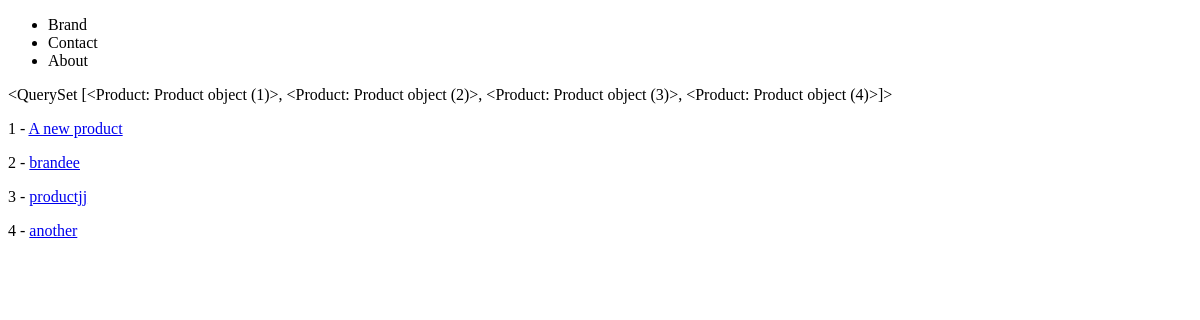
/products/list/, run on an earlier commit of the app's database.
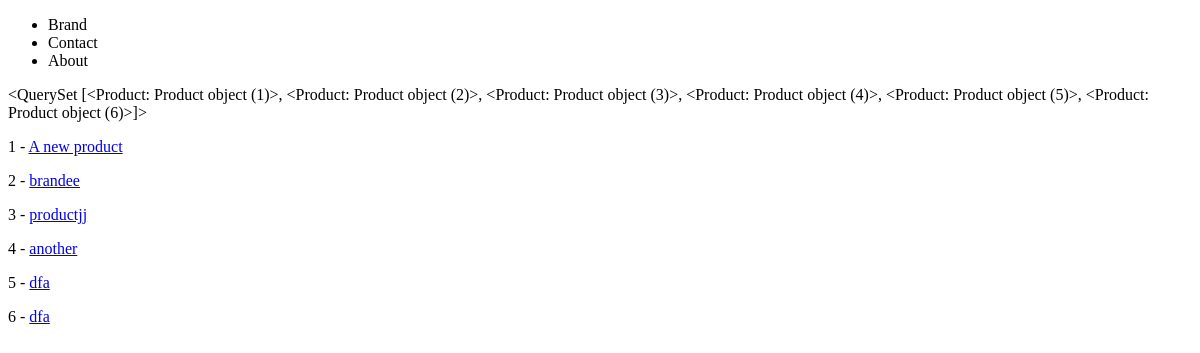
And on a later commit of the database.
### products/models.py (models this page shows)
class Product(models.Model):
    title       = models.TextField()
    description = models.TextField()
    price       = models.TextField()
    summary     = models.TextField(default = 'hello world')
    def get_absolute_url(self):
        return reverse("products:product-detail", kwargs={"my_id": self.id})   #f"/products/{self.id}/"

### products/views.py (the view)
# urls.py: path('list/', product_list_view, name='product-list'),
def product_list_view(request):
    queryset = Product.objects.all()
    context = {
        "object_list": queryset
    }
    return render(request, "products/product_list.html", context)

### products/templates/products/product_list.html
{% extends 'base.html' %}
{% block content %}
{{ object_list }}
{% for instance in object_list %}
    <p>{{ instance.id }} - <a href='{{ instance.get_absolute_url }}'>{{ instance.title }}</a></p>
{% endfor %}
{% endblock %}

What changed in the data, as far as the page shows it:
computed for Product "A new product": id "<QuerySet [<Product: Product object (1)>, <Product: Product object (2)>, <Product: Product object (3)>, <Product: Product object (4)>]>" → "…(3)>, <Product: Product object (4)>, <Product: Product object (5)>, <Product: Product object (6)>]>"
added Product: id "5", title "dfa"
added Product: id "6", title "dfa"
